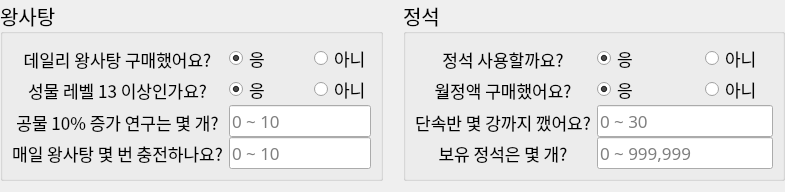
    <widget class="QWidget" name="container_3" native="true">
     <property name="sizePolicy">
      <sizepolicy hsizetype="Preferred" vsizetype="Preferred">
       <horstretch>0</horstretch>
       <verstretch>2</verstretch>
      </sizepolicy>
     </property>
     <layout class="QHBoxLayout" name="horizontalLayout_9">
      <property name="spacing">
       <number>20</number>
      </property>
      <property name="leftMargin">
       <number>0</number>
      </property>
      <property name="topMargin">
       <number>0</number>
      </property>
      <property name="rightMargin">
       <number>0</number>
      </property>
      <item>
       <widget class="QGroupBox" name="groupBox">
        <property name="sizePolicy">
         <sizepolicy hsizetype="Preferred" vsizetype="Preferred">
          <horstretch>1</horstretch>
          <verstretch>0</verstretch>
         </sizepolicy>
        </property>
        <property name="font">
         <font>
          <family>ONE Mobile POP</family>
          <pointsize>15</pointsize>
         </font>
        </property>
        <property name="title">
         <string>왕사탕</string>
        </property>
        <layout class="QHBoxLayout" name="horizontalLayout_6">
         <item>
          <widget class="QWidget" name="container_7" native="true">
           <property name="sizePolicy">
            <sizepolicy hsizetype="Preferred" vsizetype="Preferred">
             <horstretch>1</horstretch>
             <verstretch>0</verstretch>
            </sizepolicy>
           </property>
           <layout class="QVBoxLayout" name="verticalLayout_3">
            <property name="spacing">
             <number>0</number>
            </property>
            <property name="leftMargin">
             <number>0</number>
            </property>
            <property name="topMargin">
             <number>0</number>
            </property>
            <property name="rightMargin">
             <number>0</number>
            </property>
            <property name="bottomMargin">
             <number>0</number>
            </property>
            <item>
             <widget class="QLabel" name="label_15">
              <property name="font">
               <font>
                <family>ONE Mobile POP</family>
                <pointsize>13</pointsize>
               </font>
              </property>
              <property name="text">
               <string>데일리 왕사탕 구매했어요?</string>
              </property>
              <property name="alignment">
               <set>Qt::AlignCenter</set>
              </property>
             </widget>
            </item>
            <item>
             <widget class="QLabel" name="label_3">
              <property name="font">
               <font>
                <family>ONE Mobile POP</family>
                <pointsize>13</pointsize>
               </font>
              </property>
              <property name="text">
               <string>성물 레벨 13 이상인가요?</string>
              </property>
              <property name="alignment">
               <set>Qt::AlignCenter</set>
              </property>
             </widget>
            </item>
            <item>
             <widget class="QLabel" name="label_4">
              <property name="font">
               <font>
                <family>ONE Mobile POP</family>
                <pointsize>13</pointsize>
               </font>
              </property>
              <property name="text">
               <string>공물 10% 증가 연구는 몇 개?</string>
              </property>
              <property name="alignment">
               <set>Qt::AlignCenter</set>
              </property>
             </widget>
            </item>
            <item>
             <widget class="QLabel" name="label_5">
              <property name="font">
               <font>
                <family>ONE Mobile POP</family>
                <pointsize>13</pointsize>
               </font>
              </property>
              <property name="text">
               <string>매일 왕사탕 몇 번 충전하나요?</string>
              </property>
              <property name="alignment">
               <set>Qt::AlignCenter</set>
              </property>
             </widget>
            </item>
           </layout>
          </widget>
         </item>
         <item>
          <widget class="QWidget" name="container_18" native="true">
           <property name="sizePolicy">
            <sizepolicy hsizetype="Preferred" vsizetype="Preferred">
             <horstretch>1</horstretch>
             <verstretch>0</verstretch>
            </sizepolicy>
           </property>
           <layout class="QVBoxLayout" name="verticalLayout_4">
            <property name="spacing">
             <number>0</number>
            </property>
            <property name="leftMargin">
             <number>0</number>
            </property>
            <property name="topMargin">
             <number>0</number>
            </property>
            <property name="rightMargin">
             <number>0</number>
            </property>
            <property name="bottomMargin">
             <number>0</number>
            </property>
            <item>
             <widget class="QWidget" name="container_19" native="true">
              <layout class="QHBoxLayout" name="horizontalLayout_14">
               <property name="spacing">
                <number>0</number>
               </property>
               <property name="leftMargin">
                <number>0</number>
               </property>
               <property name="topMargin">
                <number>0</number>
               </property>
               <property name="rightMargin">
                <number>0</number>
               </property>
               <property name="bottomMargin">
                <number>0</number>
               </property>
               <item>
                <widget class="QRadioButton" name="daily_candy_yes">
                 <property name="font">
                  <font>
                   <family>ONE Mobile POP</family>
                   <pointsize>13</pointsize>
                  </font>
                 </property>
                 <property name="text">
                  <string>응</string>
                 </property>
                 <property name="checked">
                  <bool>true</bool>
                 </property>
                </widget>
               </item>
               <item>
                <spacer name="horizontalSpacer_6">
                 <property name="orientation">
                  <enum>Qt::Horizontal</enum>
                 </property>
                 <property name="sizeType">
                  <enum>QSizePolicy::Preferred</enum>
                 </property>
                 <property name="sizeHint" stdset="0">
                  <size>
                   <width>40</width>
                   <height>20</height>
                  </size>
                 </property>
                </spacer>
               </item>
               <item>
                <widget class="QRadioButton" name="daily_candy_no">
                 <property name="font">
                  <font>
                   <family>ONE Mobile POP</family>
                   <pointsize>13</pointsize>
                  </font>
                 </property>
                 <property name="text">
                  <string>아니</string>
                 </property>
                </widget>
               </item>
              </layout>
             </widget>
            </item>
            <item>
             <widget class="QWidget" name="container_11" native="true">
              <layout class="QHBoxLayout" name="horizontalLayout_2">
               <property name="spacing">
                <number>0</number>
               </property>
               <property name="leftMargin">
                <number>0</number>
               </property>
               <property name="topMargin">
                <number>0</number>
               </property>
               <property name="rightMargin">
                <number>0</number>
               </property>
               <property name="bottomMargin">
                <number>0</number>
               </property>
               <item>
                <widget class="QRadioButton" name="hallow_13_yes">
                 <property name="font">
                  <font>
                   <family>ONE Mobile POP</family>
                   <pointsize>13</pointsize>
                  </font>
                 </property>
                 <property name="text">
                  <string>응</string>
                 </property>
                 <property name="checked">
                  <bool>true</bool>
                 </property>
                </widget>
               </item>
               <item>
                <spacer name="horizontalSpacer">
                 <property name="orientation">
                  <enum>Qt::Horizontal</enum>
                 </property>
                 <property name="sizeType">
                  <enum>QSizePolicy::Preferred</enum>
                 </property>
                 <property name="sizeHint" stdset="0">
                  <size>
                   <width>40</width>
                   <height>20</height>
                  </size>
                 </property>
                </spacer>
               </item>
               <item>
                <widget class="QRadioButton" name="hallow_13_no">
                 <property name="font">
                  <font>
                   <family>ONE Mobile POP</family>
                   <pointsize>13</pointsize>
                  </font>
                 </property>
                 <property name="text">
                  <string>아니</string>
                 </property>
                </widget>
               </item>
              </layout>
             </widget>
            </item>
            <item>
             <widget class="QWidget" name="container_13" native="true">
              <layout class="QGridLayout" name="gridLayout">
               <property name="leftMargin">
                <number>0</number>
               </property>
               <property name="topMargin">
                <number>0</number>
               </property>
               <property name="rightMargin">
                <number>0</number>
               </property>
               <property name="bottomMargin">
                <number>0</number>
               </property>
               <property name="spacing">
                <number>0</number>
               </property>
               <item row="0" column="0">
                <widget class="QLineEdit" name="research_level">
                 <property name="font">
                  <font>
                   <family>ONE Mobile POP</family>
                   <pointsize>13</pointsize>
                  </font>
                 </property>
                 <property name="placeholderText">
                  <string>0 ~ 10</string>
                 </property>
                </widget>
               </item>
              </layout>
             </widget>
            </item>
            <item>
             <widget class="QWidget" name="container_12" native="true">
              <layout class="QGridLayout" name="gridLayout_2">
               <property name="leftMargin">
                <number>0</number>
               </property>
               <property name="topMargin">
                <number>0</number>
               </property>
               <property name="rightMargin">
                <number>0</number>
               </property>
               <property name="bottomMargin">
                <number>0</number>
               </property>
               <property name="spacing">
                <number>0</number>
               </property>
               <item row="0" column="0">
                <widget class="QLineEdit" name="candy_buying">
                 <property name="font">
                  <font>
                   <family>ONE Mobile POP</family>
                   <pointsize>13</pointsize>
                  </font>
                 </property>
                 <property name="placeholderText">
                  <string>0 ~ 10</string>
                 </property>
                </widget>
               </item>
              </layout>
             </widget>
            </item>
           </layout>
          </widget>
         </item>
        </layout>
       </widget>
      </item>
      <item>
       <widget class="QGroupBox" name="groupBox_2">
        <property name="sizePolicy">
         <sizepolicy hsizetype="Preferred" vsizetype="Preferred">
          <horstretch>1</horstretch>
          <verstretch>0</verstretch>
         </sizepolicy>
        </property>
        <property name="font">
         <font>
          <family>ONE Mobile POP</family>
          <pointsize>15</pointsize>
         </font>
        </property>
        <property name="title">
         <string>정석</string>
        </property>
        <layout class="QHBoxLayout" name="horizontalLayout_12">
         <item>
          <widget class="QWidget" name="container_4" native="true">
           <property name="sizePolicy">
            <sizepolicy hsizetype="Preferred" vsizetype="Preferred">
             <horstretch>1</horstretch>
             <verstretch>0</verstretch>
            </sizepolicy>
           </property>
           <layout class="QVBoxLayout" name="verticalLayout_5">
            <property name="spacing">
             <number>0</number>
            </property>
            <property name="leftMargin">
             <number>0</number>
            </property>
            <property name="topMargin">
             <number>0</number>
            </property>
            <property name="rightMargin">
             <number>0</number>
            </property>
            <property name="bottomMargin">
             <number>0</number>
            </property>
            <item>
             <widget class="QLabel" name="label_9">
              <property name="font">
               <font>
                <family>ONE Mobile POP</family>
                <pointsize>13</pointsize>
               </font>
              </property>
              <property name="text">
               <string>정석 사용할까요?</string>
              </property>
              <property name="alignment">
               <set>Qt::AlignCenter</set>
              </property>
             </widget>
            </item>
            <item>
             <widget class="QLabel" name="label_6">
              <property name="font">
               <font>
                <family>ONE Mobile POP</family>
                <pointsize>13</pointsize>
               </font>
              </property>
              <property name="text">
               <string>월정액 구매했어요?</string>
              </property>
              <property name="alignment">
               <set>Qt::AlignCenter</set>
              </property>
             </widget>
            </item>
            <item>
             <widget class="QLabel" name="label_7">
              <property name="font">
               <font>
                <family>ONE Mobile POP</family>
                <pointsize>13</pointsize>
               </font>
              </property>
              <property name="text">
               <string>단속반 몇 강까지 깼어요?</string>
              </property>
              <property name="alignment">
               <set>Qt::AlignCenter</set>
              </property>
             </widget>
            </item>
            <item>
             <widget class="QLabel" name="label_8">
              <property name="font">
               <font>
                <family>ONE Mobile POP</family>
                <pointsize>13</pointsize>
               </font>
              </property>
              <property name="text">
               <string>보유 정석은 몇 개?</string>
              </property>
              <property name="alignment">
               <set>Qt::AlignCenter</set>
              </property>
             </widget>
            </item>
           </layout>
          </widget>
         </item>
         <item>
          <widget class="QWidget" name="container_5" native="true">
           <property name="sizePolicy">
            <sizepolicy hsizetype="Preferred" vsizetype="Preferred">
             <horstretch>1</horstretch>
             <verstretch>0</verstretch>
            </sizepolicy>
           </property>
           <layout class="QVBoxLayout" name="verticalLayout_6">
            <property name="spacing">
             <number>0</number>
            </property>
            <property name="leftMargin">
             <number>0</number>
            </property>
            <property name="topMargin">
             <number>0</number>
            </property>
            <property name="rightMargin">
             <number>0</number>
            </property>
            <property name="bottomMargin">
             <number>0</number>
            </property>
            <item>
             <widget class="QWidget" name="container_16" native="true">
              <layout class="QHBoxLayout" name="horizontalLayout_4">
               <property name="spacing">
                <number>0</number>
               </property>
               <property name="leftMargin">
                <number>0</number>
               </property>
               <property name="topMargin">
                <number>0</number>
               </property>
               <property name="rightMargin">
                <number>0</number>
               </property>
               <property name="bottomMargin">
                <number>0</number>
               </property>
               <item>
                <widget class="QRadioButton" name="use_standard_yes">
                 <property name="font">
                  <font>
                   <family>ONE Mobile POP</family>
                   <pointsize>13</pointsize>
                  </font>
                 </property>
                 <property name="text">
                  <string>응</string>
                 </property>
                 <property name="checked">
                  <bool>true</bool>
                 </property>
                </widget>
               </item>
               <item>
                <spacer name="horizontalSpacer_9">
                 <property name="orientation">
                  <enum>Qt::Horizontal</enum>
                 </property>
                 <property name="sizeType">
                  <enum>QSizePolicy::Preferred</enum>
                 </property>
                 <property name="sizeHint" stdset="0">
                  <size>
                   <width>40</width>
                   <height>20</height>
                  </size>
                 </property>
                </spacer>
               </item>
               <item>
                <widget class="QRadioButton" name="use_standard_no">
                 <property name="font">
                  <font>
                   <family>ONE Mobile POP</family>
                   <pointsize>13</pointsize>
                  </font>
                 </property>
                 <property name="text">
                  <string>아니</string>
                 </property>
                </widget>
               </item>
              </layout>
             </widget>
            </item>
            <item>
             <widget class="QWidget" name="container_17" native="true">
              <layout class="QHBoxLayout" name="horizontalLayout_5">
               <property name="spacing">
                <number>0</number>
               </property>
               <property name="leftMargin">
                <number>0</number>
               </property>
               <property name="topMargin">
                <number>0</number>
               </property>
               <property name="rightMargin">
                <number>0</number>
               </property>
               <property name="bottomMargin">
                <number>0</number>
               </property>
               <item>
                <widget class="QRadioButton" name="daily_elleaf_yes">
                 <property name="font">
                  <font>
                   <family>ONE Mobile POP</family>
                   <pointsize>13</pointsize>
                  </font>
                 </property>
                 <property name="text">
                  <string>응</string>
                 </property>
                 <property name="checked">
                  <bool>true</bool>
                 </property>
                </widget>
               </item>
               <item>
                <spacer name="horizontalSpacer_10">
                 <property name="orientation">
                  <enum>Qt::Horizontal</enum>
                 </property>
                 <property name="sizeType">
                  <enum>QSizePolicy::Preferred</enum>
                 </property>
                 <property name="sizeHint" stdset="0">
                  <size>
                   <width>40</width>
                   <height>20</height>
                  </size>
                 </property>
                </spacer>
               </item>
               <item>
                <widget class="QRadioButton" name="daily_elleaf_no">
                 <property name="font">
                  <font>
                   <family>ONE Mobile POP</family>
                   <pointsize>13</pointsize>
                  </font>
                 </property>
                 <property name="text">
                  <string>아니</string>
                 </property>
                </widget>
               </item>
              </layout>
             </widget>
            </item>
            <item>
             <widget class="QWidget" name="container_14" native="true">
              <layout class="QGridLayout" name="gridLayout_6">
               <property name="leftMargin">
                <number>0</number>
               </property>
               <property name="topMargin">
                <number>0</number>
               </property>
               <property name="rightMargin">
                <number>0</number>
               </property>
               <property name="bottomMargin">
                <number>0</number>
               </property>
               <property name="spacing">
                <number>0</number>
               </property>
               <item row="0" column="0">
                <widget class="QLineEdit" name="lecture_level">
                 <property name="font">
                  <font>
                   <family>ONE Mobile POP</family>
                   <pointsize>13</pointsize>
                  </font>
                 </property>
                 <property name="placeholderText">
                  <string>0 ~ 30</string>
                 </property>
                </widget>
               </item>
              </layout>
             </widget>
            </item>
            <item>
             <widget class="QWidget" name="container_15" native="true">
              <layout class="QGridLayout" name="gridLayout_5">
               <property name="leftMargin">
                <number>0</number>
               </property>
               <property name="topMargin">
                <number>0</number>
               </property>
               <property name="rightMargin">
                <number>0</number>
               </property>
               <property name="bottomMargin">
                <number>0</number>
               </property>
               <property name="spacing">
                <number>0</number>
               </property>
               <item row="0" column="0">
                <widget class="QLineEdit" name="cur_standard">
                 <property name="font">
                  <font>
                   <family>ONE Mobile POP</family>
                   <pointsize>13</pointsize>
                  </font>
                 </property>
                 <property name="placeholderText">
                  <string>0 ~ 999,999</string>
                 </property>
                </widget>
               </item>
              </layout>
             </widget>
            </item>
           </layout>
          </widget>
         </item>
        </layout>
       </widget>
      </item>
     </layout>
    </widget>
